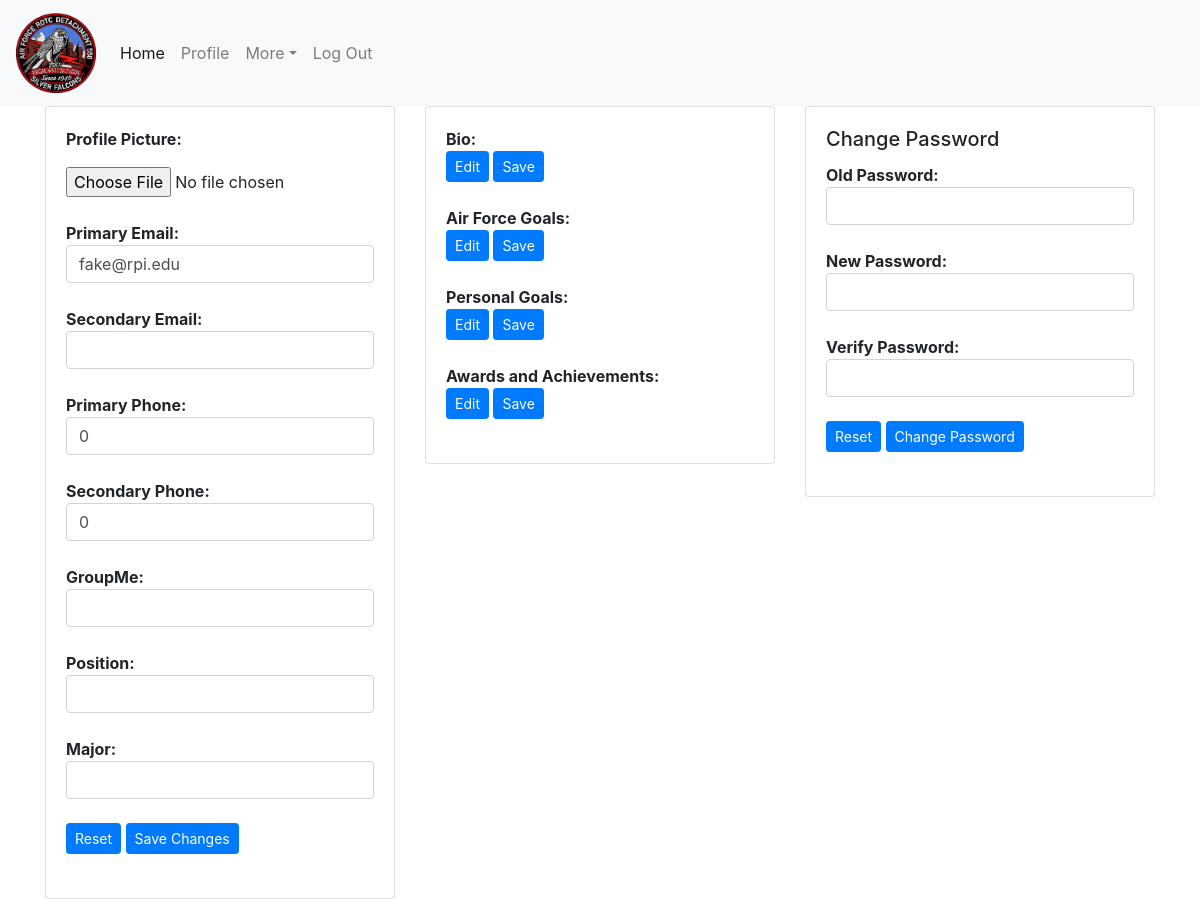
/editprofile.php (signed in), run on the app's committed database.
### tables this page shows
CREATE TABLE `cadet` (
  `firstName` varchar(255) DEFAULT NULL,
  `rank` varchar(10) DEFAULT NULL,
  `rin` int(11) NOT NULL,
  `primaryEmail` varchar(100) DEFAULT NULL,
  `secondaryEmail` varchar(255) DEFAULT NULL,
  `primaryPhone` bigint(15) NOT NULL,
  `secondaryPhone` bigint(15) DEFAULT NULL,
  `password` varchar(255) DEFAULT NULL,
  `bio` text,
  `flight` varchar(20) NOT NULL,
  `position` varchar(100) DEFAULT NULL,
  `groupMe` varchar(50) NOT NULL,
  `AFGoals` text,
  `awards` text,
  `middleName` varchar(255) DEFAULT NULL,
  `lastName` varchar(255) NOT NULL,
  `PGoals` text NOT NULL,
  `admin` tinyint(1) NOT NULL DEFAULT '0',
  `rfid` int(10) DEFAULT NULL,
  `major` varchar(100) DEFAULT NULL
);

### assets/objects/cadet.php (called while the page is built, shortened)
<?php
class cadet {
    var $primEmail;
    var $secEmail;
    var $primPhone;
    var $secPhone;
    var $position;
    var $groupMe;
    var $major;
    public function __construct( $rin, $mysqli )
    {
        $sql = "SELECT * FROM cadet WHERE rin = (?)";
        $stmt = $mysqli->prepare($sql);
        if(!($stmt->bind_param( "i", $rin )))
        {
            echo "Prepared statement bind failed!";
        }
        $stmt->execute();
        $result = $stmt->get_result();
        $row = $result->fetch_assoc();
        $this->primEmail = $row['primaryEmail'];
        $this->secEmail = $row['secondaryEmail'];
        $this->primPhone = $row['primaryPhone'];
        $this->secPhone = $row['secondaryPhone'];
        $this->position = $row['position'];
        $this->groupMe = $row['groupMe'];
        $this->major = $row['major'];
    }
    function getMajor() {
        return $this->major;
    }
    function getPrimEmail() {
        return $this->primEmail;
    }
    function getSecEmail() {
        return $this->secEmail;
    }
    function getPrimPhone() {
        return $this->primPhone;
    }
    function getSecPhone() {
        return $this->secPhone;
    }
    function getPosition() {
        return $this->position;
    }
    function getGroupMe() {
        return $this->groupMe;
    }
}
?>

### editprofile.php (the view, shortened to what this page needs)
<?php
include('./assets/inc/header.php');
?>
<head>
</head>
<div class="container">
  <div class="row">
    <div class="col-4">
      <div class="card">
        <div class="card-body">
          <form action="updateProfile.php" method="post" enctype="multipart/form-data" onsubmit="return validateForm()" name="genInfo">
            <p><strong>Profile Picture: </strong></p><input type="file" placeholder="Enter name here" name="file"><br><br>
            <div>
                <strong>Primary Email:</strong><br>
                <input class="form-control" id="pemail" type="text" name="pemail" size="30" value="<?php echo $cadet->getPrimEmail() ?>"/>
            </div><br>
            <div>
                <strong>Secondary Email:</strong><br>
                <input class="form-control" type="text" name="semail" size="30" value="<?php echo $cadet->getSecEmail() ?>"/>
            </div><br>
            <div>
                <strong>Primary Phone:</strong><br>
                <input class="form-control" id="pphone" type="text" name="pphone" size="30" value="<?php echo $cadet->getPrimPhone() ?>"/>
            </div><br>
            <div>
                <strong>Secondary Phone:</strong><br>
                <input class="form-control" type="text" name="sphone" size="30" value="<?php echo $cadet->getSecPhone() ?>"/>
            </div><br>
            <div>
                <strong>GroupMe:</strong><br>
                <input class="form-control" type="text" name="groupme" size="30" value="<?php echo $cadet->getGroupMe() ?>"/>
            </div><br>
            <div>
                <strong>Position:</strong><br>
                <input class="form-control"type="text" name="position" size="30" value="<?php echo $cadet->getPosition() ?>"/>
            </div><br>
            <div>
                <strong>Major:</strong><br>
                <input class="form-control"type="text" name="major" size="30" value="<?php echo $cadet->getMajor() ?>"/>
            </div><br>
            <button class="btn btn-sm btn-primary" type="reset">Reset</button>
            <button class="btn btn-sm btn-primary" type="submit" name="submit">Save Changes</button>
        </form><br>
      </div>
    </div>
  </div>
    <div class="col-4">
      <div class="card">
        <div class="card-body">
          <strong>Bio: </strong>
          <button id="edit" class="btn btn-sm btn-primary" onclick="editBio()" type="button">Edit</button>
          <button id="save" class="btn btn-sm btn-primary" onclick="saveBio()" type="button">Save</button><br><br>
          <strong>Air Force Goals: </strong>
          <button id="edit" class="btn btn-sm btn-primary" onclick="editAFG()" type="button">Edit</button>
          <button id="save" class="btn btn-sm btn-primary" onclick="saveAFG()" type="button">Save</button><br><br>
          <strong>Personal Goals: </strong>
          <button id="edit" class="btn btn-sm btn-primary" onclick="editPG()" type="button">Edit</button>
          <button id="save" class="btn btn-sm btn-primary" onclick="savePG()" type="button">Save</button><br><br>
          <strong>Awards and Achievements: </strong>
          <button id="edit" class="btn btn-sm btn-primary" onclick="editAA()" type="button">Edit</button>
          <button id="save" class="btn btn-sm btn-primary" onclick="saveAA()" type="button">Save</button><br><br>
        </div>
      </div>
    </div>
    <div class="col-4">
      <div class="card">
        <div class="card-body">
          <form action="updateProfile.php" method="post" enctype="multipart/form-data" onsubmit="return validatePass()" name="passChange">
            <h5 class="card-title">Change Password</h5>
            <div>
                <strong>Old Password:</strong><br>
                <input class="form-control" type="password" name="oldPass" id="oldPass" size="30"/>
            </div><br>
            <div>
                <strong>New Password:</strong><br>
                <input class="form-control" type="text" name="newPass" id="newPass" size="30"/>
            </div><br>
            <div>
                <strong>Verify Password:</strong><br>
                <input class="form-control" id="verPass" type="text" name="verPass" size="30"/>
            </div><br>
            <button class="btn btn-sm btn-primary" type="reset">Reset</button>
            <button class="btn btn-sm btn-primary" type="submit" name="updatepass">Change Password</button>
          </form><br>
        </div>
      </div>
    </div>
  </div>
</div>

### data on the page
cadet: pemail "fake@rpi.edu", pphone "0", sphone "0"
